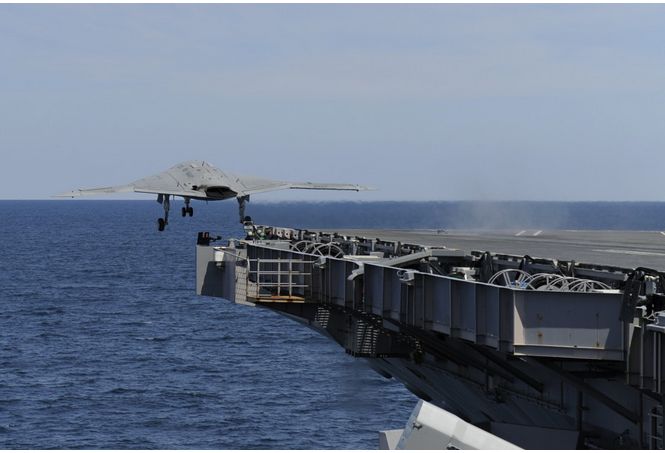
#> input picture mlpy/机器学习实践指南代码及资源/程序/pictest.png, 665 x 453 px
$ python 9-3.py   (Python 2 division)
#> lines starting #> are read from the running program, lines starting #| are printed output that depends on the picture
#!/usr/bin/env python
#-*- coding: utf-8 -*-
#code:myhaspl@qq.com
#9-3.py
#少量噪声定位图片

import cv2
import numpy as np


print 'loading  ...'

def showpiclocation(img,findimg):
    #定位图片
    w=img.shape[1]
    h=img.shape[0]
    fw=findimg.shape[1]
    fh=findimg.shape[0]
    findpt=None
    for now_h in xrange(0,h-fh):
        for now_w in xrange(0,w-fw):
            comp_tz=img[now_h:now_h+fh,now_w:now_w+fw,:]-findimg
            if abs(np.mean(comp_tz))<20:
                findpt=now_w,now_h
                print "ok"
        print ".",
    if  findpt!=None:
        cv2.rectangle(img, findpt, (findpt[0]+fw,findpt[1]+fh),(0,0,255))
    return img

def addnoise(img):
    coutn=50000
    for k in xrange(0,coutn):
        xi = int(np.random.uniform(0,img.shape[1]))
        xj = int(np.random.uniform(0,img.shape[0]))
        img[xj,xi,0]= 255 *np.random.rand()
        img[xj,xi,1]= 255 *np.random.rand()
        img[xj,xi,2]= 255 *np.random.rand()

fn='pictest.png'
fn1='pictestt1.png'
fn2='pictestt2.png'
myimg=cv2.imread(fn)
#> myimg is the input picture: shape (453, 665, 3); mean B, G, R 137.3, 117.5, 104.9
myimg1=cv2.imread(fn1)
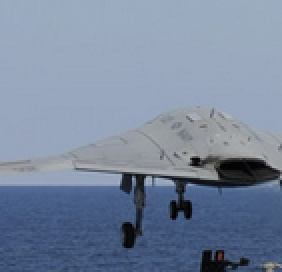
#> input picture mlpy/机器学习实践指南代码及资源/程序/pictestt1.png, 141 x 136 px (shown 2 times larger)
#> myimg1 is the input picture: shape (136, 141, 3); mean B, G, R 158, 135.2, 120.6
myimg2=cv2.imread(fn2)
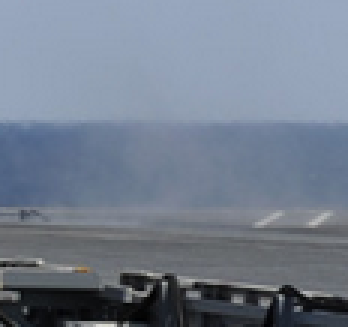
#> input picture mlpy/机器学习实践指南代码及资源/程序/pictestt2.png, 116 x 109 px (shown 3 times larger)
#> myimg2 is the input picture: shape (109, 116, 3); mean B, G, R 141.2, 125.4, 114.8
addnoise(myimg)
#> after the loop in addnoise, `for k in xrange(0,coutn):`:
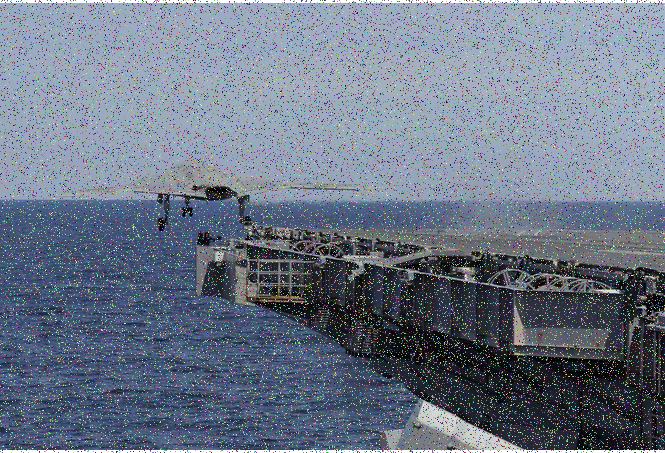
#> img: shape (453, 665, 3); mean B, G, R 135.7, 118.9, 108.3
myimg=showpiclocation(myimg,myimg1)
myimg=showpiclocation(myimg,myimg2)
#> in showpiclocation (call 2), `cv2.rectangle(img, findpt, (findpt[0]+fw,findpt[1]+fh),(0,0,255))`:
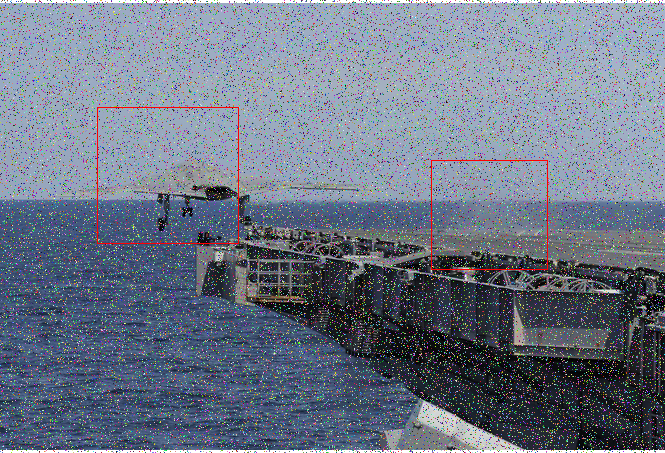
#> img: shape (453, 665, 3); mean B, G, R 135.3, 118.5, 108.8
cv2.namedWindow('img')
cv2.imshow('img', myimg)
cv2.waitKey()
cv2.destroyAllWindows()
